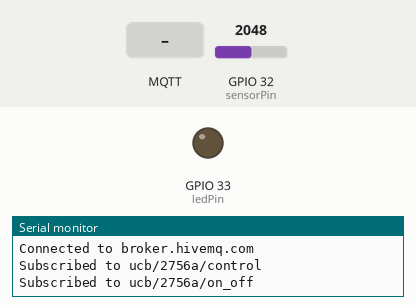
Simulated run of this sketch. Board: ESP32. Shown: output pins drawn as LEDs (lit = HIGH), the last lines printed to the serial monitor. Inputs (shaded band) come from the test bench; at power-on: GPIO 32 (sensorPin) = 2048. WiFi joins after 1.5 s; servers stay silent unless stated; no MQTT or app messages arrive unless stated.

Above: at 3.2 s.
3.3 s: MQTT message "LED_ON" arrives on the second subscribed topic
At 5.3 s:
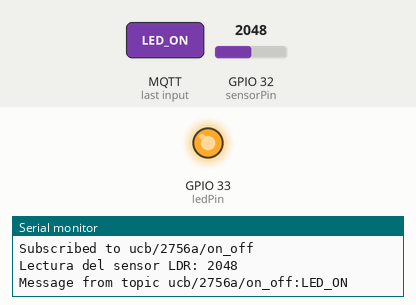
5.6 s: MQTT message "LED_ON" arrives on the first subscribed topic
11.6 s: MQTT message "1" arrives on the first subscribed topic
Timing chart, 0 to 14.6 s (numbered marks = the images above; inputs shaded):
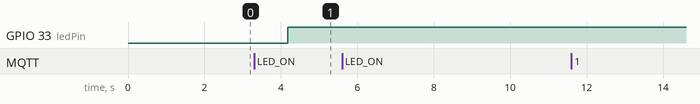

Measured:
- after the input at 3.3 s, GPIO 33 (ledPin): LOW → HIGH after 0.88 s

The sketch:

Iot_Proyecto_2.ino
```cpp
#include <WiFi.h>
#include <PubSubClient.h>
int sensorPin = 32;
int ledPin=33;

// Variable para almacenar la lectura del sensor
int sensorValue = 0;
const char* WIFI_SSID = "COMTECO-AP";
const char* WIFI_PASS = "wificf93";

const char* MQTT_BROKER = "broker.hivemq.com";
const int MQTT_BROKER_PORT = 1883;

const char* MQTT_CLIENT_ID = "jose.sanchez.s@ucb.edu.bo";
const char* SUBSCRIBE_TOPIC_1 = "ucb/2756a/control";        // ESP32 SUBSCRIBE_TOPIC
const char* PUBLISH_TOPIC = "ucb/890e4/publish";
const char* SUBSCRIBE_TOPIC_2 = "ucb/2756a/on_off";

bool CONTROL_MANUAL=false;

WiFiClient wifiClient;
PubSubClient mqttClient(wifiClient);

void callback(const char* topic, byte* payload, unsigned int lenght) {
  String message;
  for (int i = 0; i < lenght; i++) {
    message += String((char) payload[i]);
  }
  if (String(topic) == SUBSCRIBE_TOPIC_2) {
    Serial.println("Message from topic " + String(topic) + ":" + message);
    if (message == "LED_ON") {
      digitalWrite(ledPin, HIGH);
    } else {
      digitalWrite(ledPin, LOW);
    }
  }
  if (String(topic) == SUBSCRIBE_TOPIC_1) {
    Serial.println("Message from topic " + String(topic) + ":" + message);
    if (message == "1") {
      CONTROL_MANUAL=true;
    } else {
      CONTROL_MANUAL=false;
    }
  }

}


boolean mqttClientConnect() {
  Serial.println("Connecting to " + String(MQTT_BROKER));
  if (mqttClient.connect(MQTT_CLIENT_ID)) {
    Serial.println("Connected to " + String(MQTT_BROKER));
      //made on another function the subscription to the mqtt
    mqttClient.subscribe(SUBSCRIBE_TOPIC_1);
    mqttClient.subscribe(SUBSCRIBE_TOPIC_2);
    Serial.println("Subscribed to " + String(SUBSCRIBE_TOPIC_1));
    Serial.println("Subscribed to " + String(SUBSCRIBE_TOPIC_2));
  } else {
    Serial.println("Cant't connecto to " + String(MQTT_BROKER));
  }
  return mqttClient.connected();
}

void prenderLed(int valor){
  if(valor>=2000){
    digitalWrite(ledPin, HIGH);
  } else {
    digitalWrite(ledPin, LOW);
  }
}

void setup() {
  pinMode(ledPin, OUTPUT);
  // Inicializa el puerto serie
  Serial.begin(9600);
  Serial.println("Connecting to " + String(WIFI_SSID));
  WiFi.begin(WIFI_SSID, WIFI_PASS);
  while (WiFi.status() != WL_CONNECTED) {
    delay(1000);
    Serial.println("Connecting to WiFi...");
  }
  Serial.println("Connected to WiFi");
  WiFi.begin(WIFI_SSID, WIFI_PASS);
  if (WiFi.waitForConnectResult() != WL_CONNECTED) {
    Serial.println("Can't connect to " + String(WIFI_SSID));
    while (1)  delay(200);  // change this line
  }
  Serial.println("Connected to " + String(WIFI_SSID));
  //defining the parameters for the mqtt client
  mqttClient.setServer(MQTT_BROKER, MQTT_BROKER_PORT);
  mqttClient.setCallback(callback);
}

unsigned char counter = 0;

unsigned long previousConnectMillis = 0;
unsigned long previousPublishMillis = 0;

void loop() {
  sensorValue = analogRead(sensorPin);
  Serial.print("Lectura del sensor LDR: ");
  Serial.println(sensorValue);
  unsigned long now = millis();
  if (!mqttClient.connected()) {
    if (now - previousConnectMillis >= 2000) {
      previousConnectMillis = now;
      if (mqttClientConnect()) previousConnectMillis = 0;
      else delay(1000);
    }
  }else { // Connected to the MQTT Broker
    mqttClient.loop();

    delay(20);

    if (now - previousPublishMillis >= 10000) {
      previousPublishMillis = now;

      String message = "Hello from ESP32! " + String(sensorValue);

      mqttClient.publish(PUBLISH_TOPIC, message.c_str());
      Serial.print("Control manual: ");
      Serial.println(CONTROL_MANUAL);
      if(CONTROL_MANUAL==false){
        prenderLed(sensorValue);
      }


    }
  }
  delay(2000);
}
```
